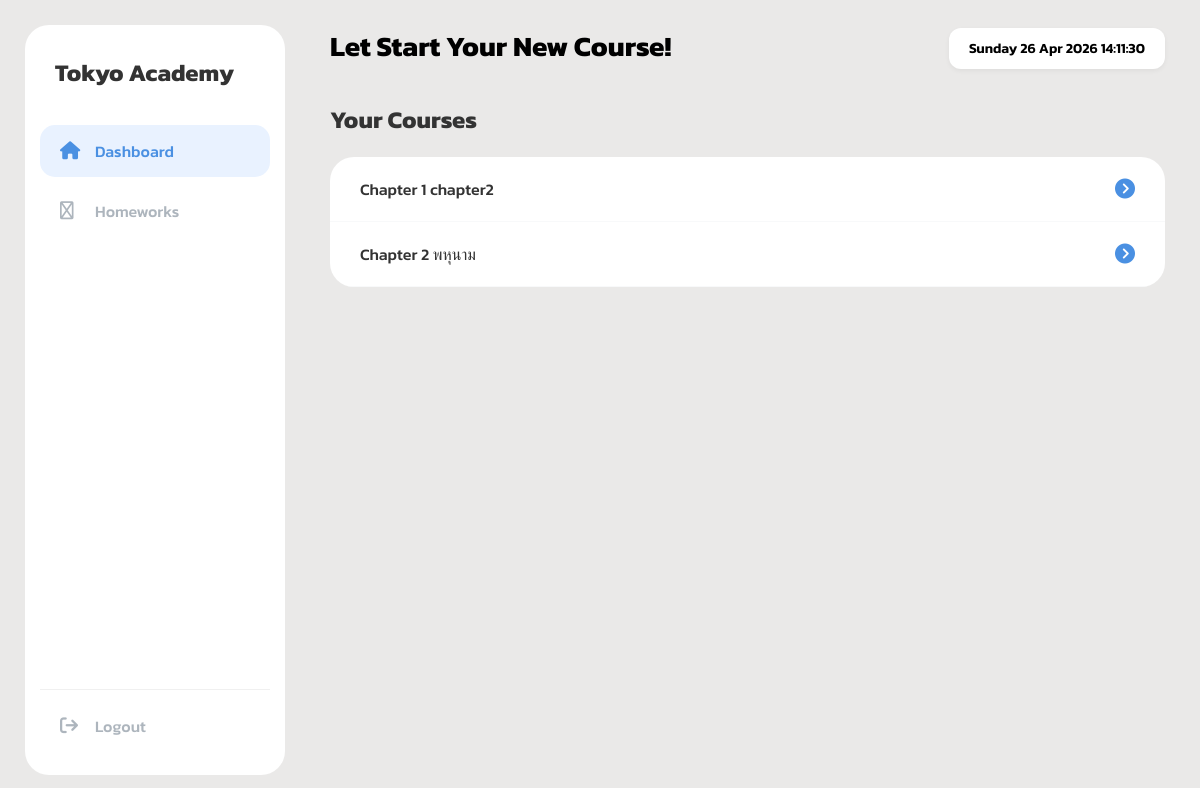
/dashboard/ (signed in), run on an earlier commit of the app's database.
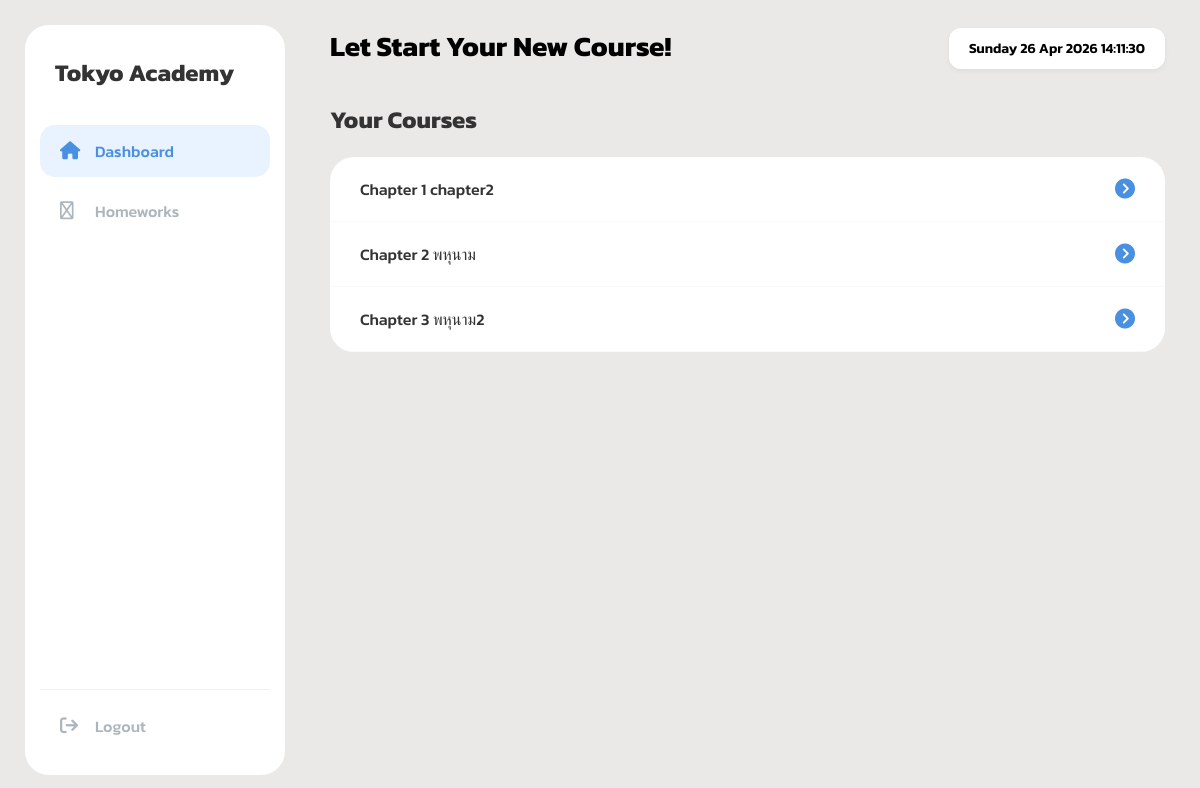
And on a later commit of the database.
### users/models.py (models this page shows, shortened)
class Course(models.Model):
    title = models.CharField(max_length=200)
    description = models.TextField(default="No description")
    students = models.ManyToManyField(
        User,
        blank=True,
        related_name="courses"
    )

### users/views.py (the view)
    def wrapper(request, *args, **kwargs):
        if request.user.is_staff:
            return HttpResponseForbidden("Admin ไม่สามารถเข้าใช้งานหน้านี้ได้")
        return view_func(request, *args, **kwargs)

### users/views.py (called while the page is built)
def user_only(view_func):
    def wrapper(request, *args, **kwargs):
        if request.user.is_staff:
            return HttpResponseForbidden("Admin ไม่สามารถเข้าใช้งานหน้านี้ได้")
        return view_func(request, *args, **kwargs)
    return wrapper

@login_required
@user_only
def dashboard(request):
    courses = Course.objects.filter(students=request.user)
    in_progress = Progress.objects.filter(
        user=request.user,
        completed=False
    ).values_list('lesson__course', flat=True)
    return render(request, "dashboard.html", {
        "courses": courses,
        "in_progress": in_progress
    })

### templates/dashboard.html (shortened to what this page needs)
<!DOCTYPE html>
<html lang="th">
<head>
    <link rel="stylesheet" href="https://cdnjs.cloudflare.com/ajax/libs/font-awesome/6.4.2/css/all.min.css">
</head>
<body>
    <div class="dashboard-wrapper">
        <aside class="sidebar-container" id="sidebar">
            <div class="brand-box">
                <h3 class="brand-name">Tokyo Academy</h3>
            </div>
            <nav class="nav-links">
                <a href="/dashboard/" class="nav-item active"><i class="fa-solid fa-house"></i> Dashboard</a>
                <a href="#" class="nav-item"><i class="fa-regular fa-book"></i> Homeworks</a>
            </nav>
            <div class="nav-footer">
                <a href="{% url 'login' %}" class="nav-item logout-btn"><i class="fa-solid fa-arrow-right-from-bracket"></i> Logout</a>
            </div>
        </aside>
        <main class="content-area">
            <header class="header-flex">
                <h2 class="title-text">Let Start Your New Course!</h2>
                <div class="date-badge">
                    <span id="current-date">Loading...</span>
                </div>
            </header>
            <div class="course-scroll-container">
                <h3 class="section-subtitle">Your Courses</h3>
                <div class="course-list-box">
                    {% for course in courses %}
                    <div class="list-item">
                        <a href="/course/{{ course.id }}/" class="item-link">
                            <span class="chapter-title">Chapter {{ forloop.counter }} {{ course.title }}</span>
                            <i class="fa-solid fa-circle-chevron-right arrow-btn"></i>
                        </a>
                    </div>
                    {% empty %}
                    <div class="list-item" style="padding: 40px; text-align: center; color: #999;">
                        No courses available.
                    </div>
                    {% endfor %}
                </div>
            </div>
        </main>
    </div>
</body>
</html>

What changed in the data, as far as the page shows it:
added Course: title "พหุนาม2"
